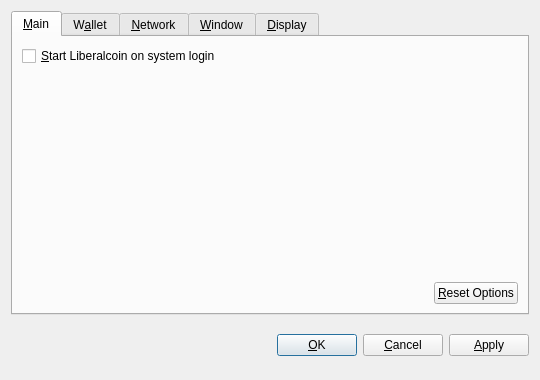
<?xml version="1.0" encoding="UTF-8"?>
<ui version="4.0">
 <class>OptionsDialog</class>
 <widget class="QDialog" name="OptionsDialog">
  <property name="geometry">
   <rect>
    <x>0</x>
    <y>0</y>
    <width>540</width>
    <height>380</height>
   </rect>
  </property>
  <property name="windowTitle">
   <string>Options</string>
  </property>
  <property name="modal">
   <bool>true</bool>
  </property>
  <layout class="QVBoxLayout" name="verticalLayout">
   <item>
    <widget class="QTabWidget" name="tabWidget">
     <property name="tabPosition">
      <enum>QTabWidget::North</enum>
     </property>
     <property name="currentIndex">
      <number>0</number>
     </property>
     <widget class="QWidget" name="tabMain">
      <attribute name="title">
       <string>&amp;Main</string>
      </attribute>
      <layout class="QVBoxLayout" name="verticalLayout_Main">
       <item>
        <widget class="QCheckBox" name="bitcoinAtStartup">
         <property name="toolTip">
          <string>Automatically start Liberalcoin after logging in to the system.</string>
         </property>
         <property name="text">
          <string>&amp;Start Liberalcoin on system login</string>
         </property>
        </widget>
       </item>
       <item>
        <spacer name="verticalSpacer_Main">
         <property name="orientation">
          <enum>Qt::Vertical</enum>
         </property>
         <property name="sizeHint" stdset="0">
          <size>
           <width>20</width>
           <height>40</height>
          </size>
         </property>
        </spacer>
       </item>
       <item>
        <layout class="QHBoxLayout" name="horizontalLayout_2_Main">
         <item>
          <spacer name="horizontalSpacer_2_Main">
           <property name="orientation">
            <enum>Qt::Horizontal</enum>
           </property>
           <property name="sizeHint" stdset="0">
            <size>
             <width>40</width>
             <height>20</height>
            </size>
           </property>
          </spacer>
         </item>
         <item>
          <widget class="QPushButton" name="resetButton">
           <property name="toolTip">
            <string>Reset all client options to default.</string>
           </property>
           <property name="text">
            <string>&amp;Reset Options</string>
           </property>
           <property name="autoDefault">
            <bool>false</bool>
           </property>
          </widget>
         </item>
        </layout>
       </item>
      </layout>
     </widget>
     <widget class="QWidget" name="tabWallet">
      <attribute name="title">
       <string>W&amp;allet</string>
      </attribute>
      <layout class="QVBoxLayout" name="verticalLayout_Network">
       <item>
        <widget class="QLabel" name="transactionFeeInfoLabel">
         <property name="text">
          <string>Optional transaction fee per kB that helps make sure your transactions are processed quickly. Most transactions are 1 kB.</string>
         </property>
         <property name="textFormat">
          <enum>Qt::PlainText</enum>
         </property>
         <property name="wordWrap">
          <bool>true</bool>
         </property>
        </widget>
       </item>
       <item>
        <layout class="QHBoxLayout" name="horizontalLayout_1_Main">
         <item>
          <widget class="QLabel" name="transactionFeeLabel">
           <property name="text">
            <string>Pay transaction &amp;fee</string>
           </property>
           <property name="textFormat">
            <enum>Qt::PlainText</enum>
           </property>
           <property name="buddy">
            <cstring>transactionFee</cstring>
           </property>
          </widget>
         </item>
         <item>
          <widget class="BitcoinAmountField" name="transactionFee"/>
         </item>
         <item>
          <spacer name="horizontalSpacer_1_Main">
           <property name="orientation">
            <enum>Qt::Horizontal</enum>
           </property>
           <property name="sizeHint" stdset="0">
            <size>
             <width>40</width>
             <height>20</height>
            </size>
           </property>
          </spacer>
         </item>
        </layout>
       </item>
       <item>
        <widget class="QLabel" name="label">
         <property name="text">
          <string>If you disable the spending of unconfirmed change, the change from a transaction cannot be used until that transaction has at least one confirmation. This also affects how your balance is computed.</string>
         </property>
         <property name="wordWrap">
          <bool>true</bool>
         </property>
        </widget>
       </item>
       <item>
        <widget class="QCheckBox" name="spendZeroConfChange">
         <property name="text">
          <string>Spend unconfirmed change  (experts only)</string>
         </property>
        </widget>
       </item>
       <item>
        <spacer name="verticalSpacer">
         <property name="orientation">
          <enum>Qt::Vertical</enum>
         </property>
         <property name="sizeHint" stdset="0">
          <size>
           <width>20</width>
           <height>40</height>
          </size>
         </property>
        </spacer>
       </item>
      </layout>
     </widget>
     <widget class="QWidget" name="tabNetwork">
      <attribute name="title">
       <string>&amp;Network</string>
      </attribute>
      <layout class="QVBoxLayout" name="verticalLayout_Network">
       <item>
        <widget class="QCheckBox" name="mapPortUpnp">
         <property name="toolTip">
          <string>Automatically open the Liberalcoin client port on the router. This only works when your router supports UPnP and it is enabled.</string>
         </property>
         <property name="text">
          <string>Map port using &amp;UPnP</string>
         </property>
        </widget>
       </item>
       <item>
        <widget class="QCheckBox" name="connectSocks">
         <property name="toolTip">
          <string>Connect to the Liberalcoin network through a SOCKS proxy (e.g. when connecting through Tor).</string>
         </property>
         <property name="text">
          <string>&amp;Connect through SOCKS proxy:</string>
         </property>
        </widget>
       </item>
       <item>
        <layout class="QHBoxLayout" name="horizontalLayout_Network">
         <item>
          <widget class="QLabel" name="proxyIpLabel">
           <property name="text">
            <string>Proxy &amp;IP:</string>
           </property>
           <property name="textFormat">
            <enum>Qt::PlainText</enum>
           </property>
           <property name="buddy">
            <cstring>proxyIp</cstring>
           </property>
          </widget>
         </item>
         <item>
          <widget class="QValidatedLineEdit" name="proxyIp">
           <property name="maximumSize">
            <size>
             <width>140</width>
             <height>16777215</height>
            </size>
           </property>
           <property name="toolTip">
            <string>IP address of the proxy (e.g. 127.0.0.1)</string>
           </property>
          </widget>
         </item>
         <item>
          <widget class="QLabel" name="proxyPortLabel">
           <property name="text">
            <string>&amp;Port:</string>
           </property>
           <property name="textFormat">
            <enum>Qt::PlainText</enum>
           </property>
           <property name="buddy">
            <cstring>proxyPort</cstring>
           </property>
          </widget>
         </item>
         <item>
          <widget class="QLineEdit" name="proxyPort">
           <property name="maximumSize">
            <size>
             <width>55</width>
             <height>16777215</height>
            </size>
           </property>
           <property name="toolTip">
            <string>Port of the proxy (e.g. 9050)</string>
           </property>
          </widget>
         </item>
         <item>
          <widget class="QLabel" name="socksVersionLabel">
           <property name="text">
            <string>SOCKS &amp;Version:</string>
           </property>
           <property name="textFormat">
            <enum>Qt::PlainText</enum>
           </property>
           <property name="buddy">
            <cstring>socksVersion</cstring>
           </property>
          </widget>
         </item>
         <item>
          <widget class="QValueComboBox" name="socksVersion">
           <property name="toolTip">
            <string>SOCKS version of the proxy (e.g. 5)</string>
           </property>
          </widget>
         </item>
         <item>
          <spacer name="horizontalSpacer_Network">
           <property name="orientation">
            <enum>Qt::Horizontal</enum>
           </property>
           <property name="sizeHint" stdset="0">
            <size>
             <width>40</width>
             <height>20</height>
            </size>
           </property>
          </spacer>
         </item>
        </layout>
       </item>
       <item>
        <spacer name="verticalSpacer_Network">
         <property name="orientation">
          <enum>Qt::Vertical</enum>
         </property>
         <property name="sizeHint" stdset="0">
          <size>
           <width>20</width>
           <height>40</height>
          </size>
         </property>
        </spacer>
       </item>
      </layout>
     </widget>
     <widget class="QWidget" name="tabWindow">
      <attribute name="title">
       <string>&amp;Window</string>
      </attribute>
      <layout class="QVBoxLayout" name="verticalLayout_Window">
       <item>
        <widget class="QCheckBox" name="minimizeToTray">
         <property name="toolTip">
          <string>Show only a tray icon after minimizing the window.</string>
         </property>
         <property name="text">
          <string>&amp;Minimize to the tray instead of the taskbar</string>
         </property>
        </widget>
       </item>
       <item>
        <widget class="QCheckBox" name="minimizeOnClose">
         <property name="toolTip">
          <string>Minimize instead of exit the application when the window is closed. When this option is enabled, the application will be closed only after selecting Quit in the menu.</string>
         </property>
         <property name="text">
          <string>M&amp;inimize on close</string>
         </property>
        </widget>
       </item>
       <item>
        <spacer name="verticalSpacer_Window">
         <property name="orientation">
          <enum>Qt::Vertical</enum>
         </property>
         <property name="sizeHint" stdset="0">
          <size>
           <width>20</width>
           <height>40</height>
          </size>
         </property>
        </spacer>
       </item>
      </layout>
     </widget>
     <widget class="QWidget" name="tabDisplay">
      <attribute name="title">
       <string>&amp;Display</string>
      </attribute>
      <layout class="QVBoxLayout" name="verticalLayout_Display">
       <item>
        <layout class="QHBoxLayout" name="horizontalLayout_1_Display">
         <item>
          <widget class="QLabel" name="langLabel">
           <property name="text">
            <string>User Interface &amp;language:</string>
           </property>
           <property name="textFormat">
            <enum>Qt::PlainText</enum>
           </property>
           <property name="buddy">
            <cstring>lang</cstring>
           </property>
          </widget>
         </item>
         <item>
          <widget class="QValueComboBox" name="lang">
           <property name="toolTip">
            <string>The user interface language can be set here. This setting will take effect after restarting Liberalcoin.</string>
           </property>
          </widget>
         </item>
        </layout>
       </item>
       <item>
        <layout class="QHBoxLayout" name="horizontalLayout_2_Display">
         <item>
          <widget class="QLabel" name="unitLabel">
           <property name="text">
            <string>&amp;Unit to show amounts in:</string>
           </property>
           <property name="textFormat">
            <enum>Qt::PlainText</enum>
           </property>
           <property name="buddy">
            <cstring>unit</cstring>
           </property>
          </widget>
         </item>
         <item>
          <widget class="QValueComboBox" name="unit">
           <property name="toolTip">
            <string>Choose the default subdivision unit to show in the interface and when sending coins.</string>
           </property>
          </widget>
         </item>
        </layout>
       </item>
       <item>
        <widget class="QCheckBox" name="displayAddresses">
         <property name="toolTip">
          <string>Whether to show Liberalcoin addresses in the transaction list or not.</string>
         </property>
         <property name="text">
          <string>&amp;Display addresses in transaction list</string>
         </property>
        </widget>
       </item>
       <item>
        <widget class="QCheckBox" name="coinControlFeatures">
         <property name="toolTip">
          <string>Whether to show coin control features or not.</string>
         </property>
         <property name="text">
          <string>Display coin &amp;control features (experts only!)</string>
         </property>
        </widget>
       </item>
       <item>
        <spacer name="verticalSpacer_Display">
         <property name="orientation">
          <enum>Qt::Vertical</enum>
         </property>
         <property name="sizeHint" stdset="0">
          <size>
           <width>20</width>
           <height>40</height>
          </size>
         </property>
        </spacer>
       </item>
      </layout>
     </widget>
    </widget>
   </item>
   <item>
    <layout class="QHBoxLayout" name="horizontalLayout_Buttons">
     <item>
      <spacer name="horizontalSpacer_1">
       <property name="orientation">
        <enum>Qt::Horizontal</enum>
       </property>
       <property name="sizeHint" stdset="0">
        <size>
         <width>40</width>
         <height>48</height>
        </size>
       </property>
      </spacer>
     </item>
     <item>
      <widget class="QLabel" name="statusLabel">
       <property name="font">
        <font>
         <weight>75</weight>
         <bold>true</bold>
        </font>
       </property>
       <property name="text">
        <string/>
       </property>
       <property name="textFormat">
        <enum>Qt::PlainText</enum>
       </property>
       <property name="wordWrap">
        <bool>true</bool>
       </property>
      </widget>
     </item>
     <item>
      <spacer name="horizontalSpacer_2">
       <property name="orientation">
        <enum>Qt::Horizontal</enum>
       </property>
       <property name="sizeHint" stdset="0">
        <size>
         <width>40</width>
         <height>48</height>
        </size>
       </property>
      </spacer>
     </item>
     <item>
      <widget class="QPushButton" name="okButton">
       <property name="text">
        <string>&amp;OK</string>
       </property>
      </widget>
     </item>
     <item>
      <widget class="QPushButton" name="cancelButton">
       <property name="text">
        <string>&amp;Cancel</string>
       </property>
       <property name="autoDefault">
        <bool>false</bool>
       </property>
      </widget>
     </item>
     <item>
      <widget class="QPushButton" name="applyButton">
       <property name="text">
        <string>&amp;Apply</string>
       </property>
       <property name="autoDefault">
        <bool>false</bool>
       </property>
      </widget>
     </item>
    </layout>
   </item>
  </layout>
 </widget>
 <customwidgets>
  <customwidget>
   <class>BitcoinAmountField</class>
   <extends>QSpinBox</extends>
   <header>bitcoinamountfield.h</header>
  </customwidget>
  <customwidget>
   <class>QValueComboBox</class>
   <extends>QComboBox</extends>
   <header>qvaluecombobox.h</header>
  </customwidget>
  <customwidget>
   <class>QValidatedLineEdit</class>
   <extends>QLineEdit</extends>
   <header>qvalidatedlineedit.h</header>
  </customwidget>
 </customwidgets>
 <resources/>
 <connections/>
</ui>
